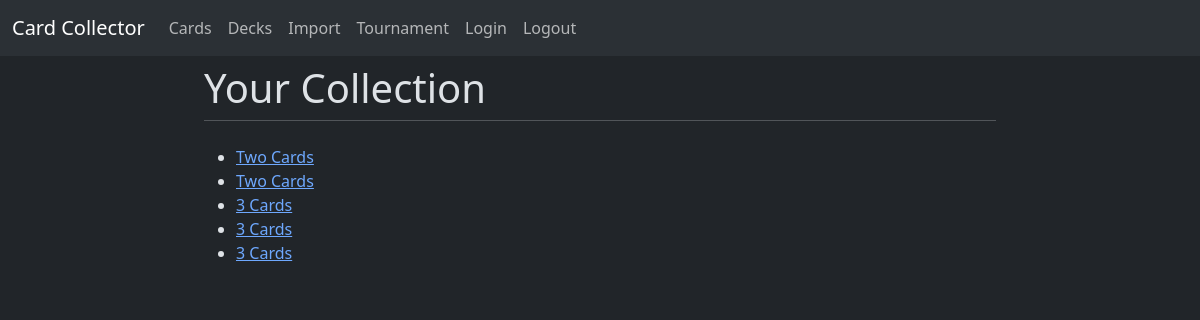
Screenshot of /cards/ (signed in) with the database file from the repository.
### siteutils/models.py (models this page shows, shortened)
class menu_items(models.Model):
    title = models.CharField(max_length=200)
    url = models.CharField(max_length=200)
    login_logout = models.CharField(max_length=200, choices=[('LOGIN', 'Login'), ('LOGOUT', 'Logout')])

### cards/models.py (models this page shows, shortened)
class Card(models.Model): #creats the card model
    name = models.CharField(max_length=200)
    set_code = models.CharField(max_length=10, null=True, blank=True)
    set_num = models.CharField(max_length=10, null=True, blank=True)
    foil = models.BooleanField(default=False, null=True, blank=True)
    owner = models.ForeignKey(User, on_delete=models.PROTECT)

### cards/views.py (the view)
# urls.py: path("", views.index, name="index"),
def index(request):
    items = menu_items.objects.all()
    card_collection = Card.objects.filter(owner=request.user) #.all is what made this work and grab all cards
    context = {"collection": card_collection, "items": items, "PageTitle": 'Your Collection'}
    return render(request, "cards/index.html", context)

### cards/templates/cards/index.html
{% extends "siteutils/base.html" %}
{% block content %}
    {% if collection %}
    <ul>
    {% for card in collection %}
        <li><a href = "/cards/{{card.id}}">{{ card.name }}</a></li>
    {% endfor %}
    </ul>
{% else %}
    <p>No cards are available.</p>
{% endif %}
{% endblock %}

### siteutils/templates/siteutils/base.html (shortened to what this page needs)
<!doctype html>
<html lang="en-US" data-bs-theme="dark">
  <head>
	<link href="https://cdn.jsdelivr.net/npm/bootstrap@5.3.3/dist/css/bootstrap.min.css" rel="stylesheet">
  </head>
  <body>
    <header>
	<nav class="navbar navbar-expand-lg bg-body-tertiary">
        <div class="container-fluid">
            <a class="navbar-brand" href="#">Card Collector</a>
            <div class="collapse navbar-collapse" id="navbarSupportedContent">
                <ul class="navbar-nav me-auto mb-2 mb-lg-0">
                  {% for item in items %}
                  <li class="nav-item"><a class="nav-link" href = "{{item.url}}">{{ item.title }}</a></li>
                {% endfor %}
                </ul>
            </div>
        </div>
    </nav>
    </header>
<div id="content" name="content" class="main">
	<div class="row justify-content-center">
		<div class="col-8">
			<h1 class="mt-2">{{ PageTitle }}</h1>
			<hr class="mt-0 mb-4">
			{% block content %}
			{% endblock %}
</body>
</html>

### rows the page displays
menu_items: title "Cards"
menu_items: title "Decks"
menu_items: title "Import"
menu_items: title "Tournament"
menu_items: title "Login"
menu_items: title "Logout"
Card: name "Two Cards"
Card: name "Two Cards"
Card: name "3 Cards"
Card: name "3 Cards"
Card: name "3 Cards"

### other values shown
{{ PageTitle }} "Your Collection"
